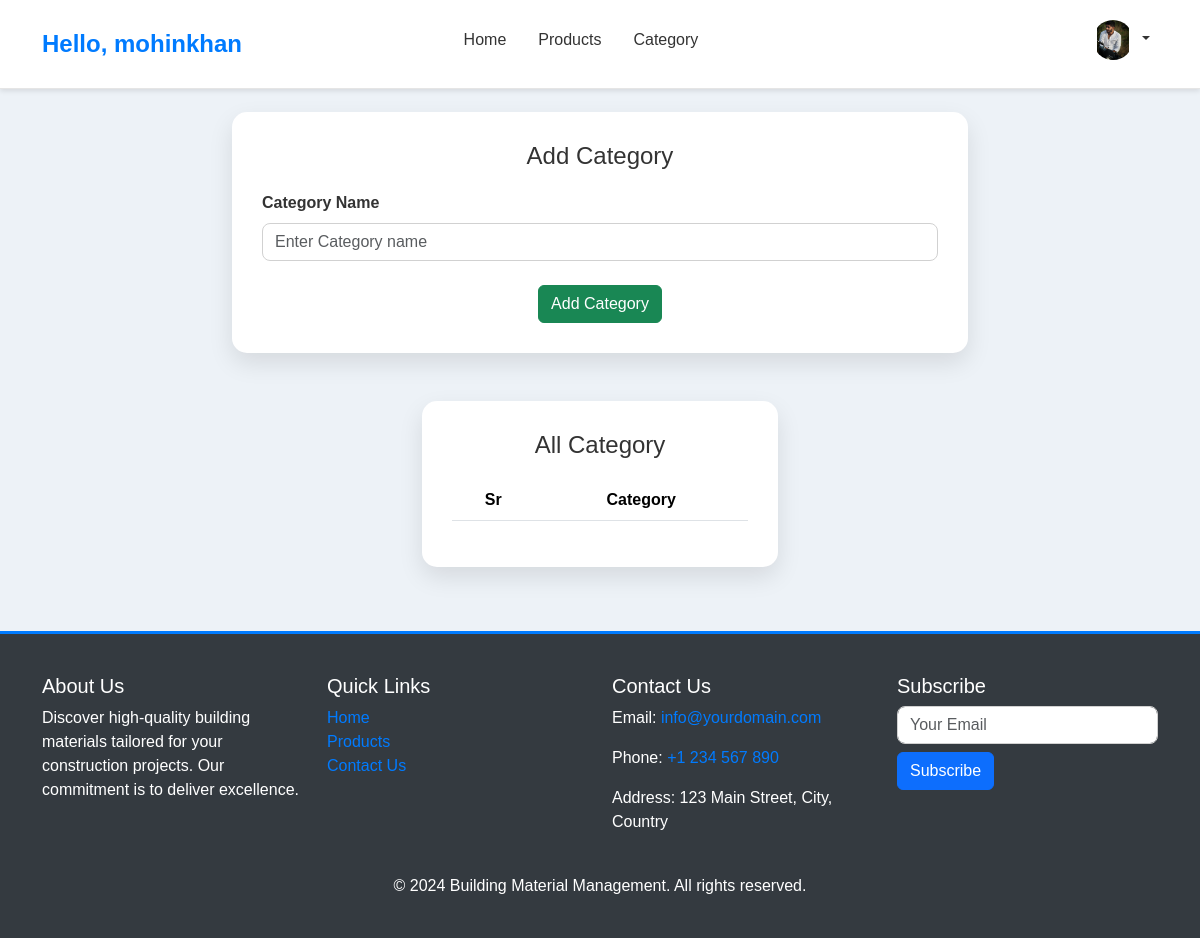
/category/ (signed in), run on an earlier commit of the app's database.
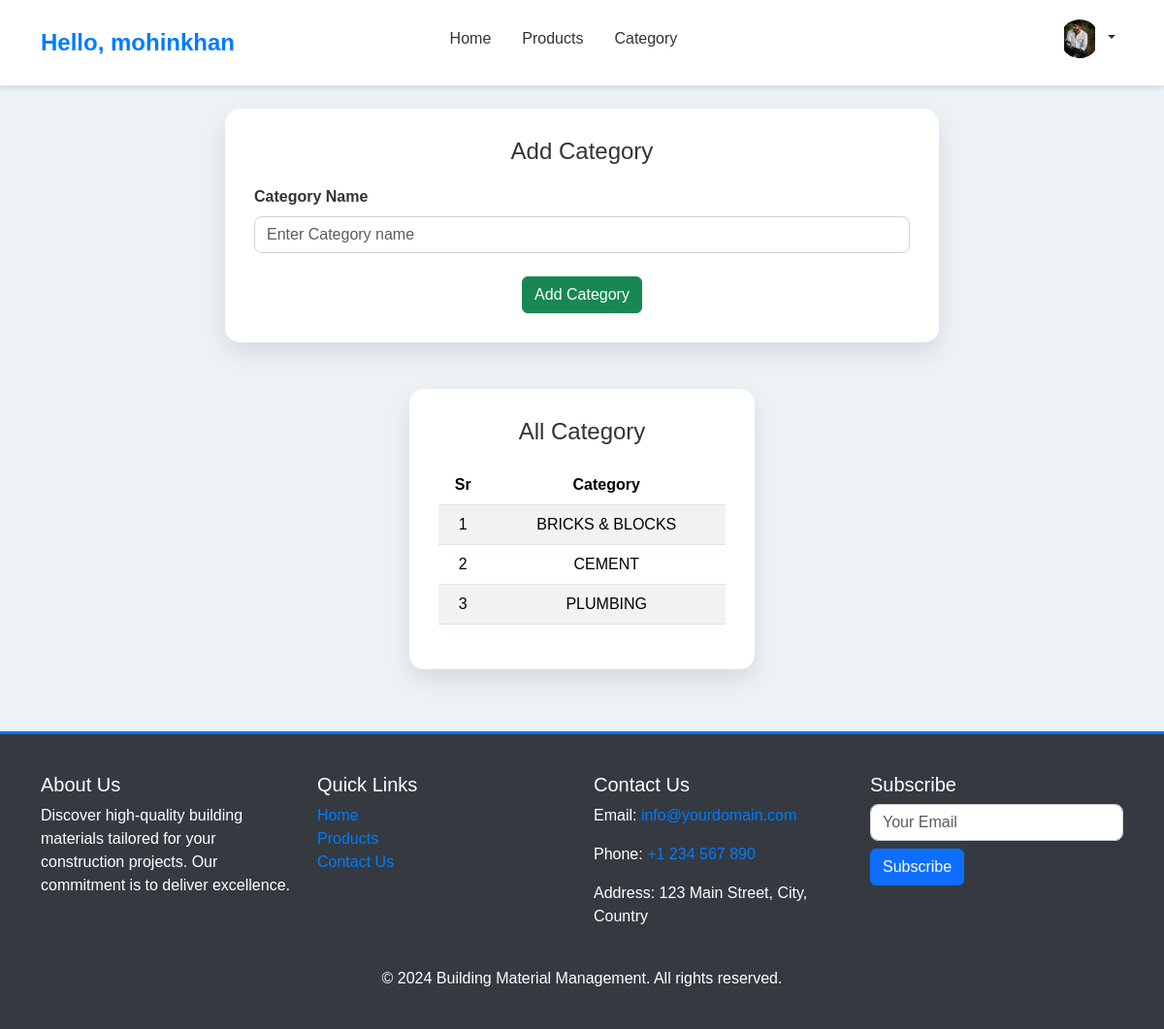
And on a later commit of the database.
### myapp/models.py (models this page shows, shortened)
class Category(models.Model):
    name = models.CharField(max_length=50, unique=True)

### myapp/views.py (the view, shortened to what this page needs)
# urls.py: path('category/', category, name='category'),
def category(request):
    categories = Category.objects.all()  # Fetch all categories when page loads
    return render(request, 'seller-category.html', {'categories': categories})

### myapp/templates/seller-category.html (shortened to what this page needs)
{% extends "seller-header.html" %}
{% load static%}
{% block content %}
</head>
<body>
<div class="container main-container mb-5 py-3 mt-5">
    <div class="row justify-content-center mt-5">
        <div class="col-lg-8">
            <div class="product-form">
                <h3 class="section-title">Add Category</h3>
                <form id="productForm" method="POST" action="{% url 'category' %}">
                    <div class="mb-4">
                        <label for="productName" class="form-label">Category Name</label>
                        <input type="text" class="form-control" name="category" id="" placeholder="Enter Category name">
                    </div>
                    <div class="d-flex justify-content-center">
                        <button type="submit" class="btn btn-success">Add Category</button>
                    </div>
                </form>
            </div>
        </div>
    </div>
    <div class="row justify-content-center mt-5">
        <div class="col-lg-4">
            <div class="product-form">
                <h3 class="section-title">All Category</h3>
                <table class="table table-striped table-hover">
                    <thead class="text-center">
                        <th>Sr</th>
                        <th>Category</th>
                    </thead>
                    <tbody class="text-center">
                        {% for c in categories %}
                        <tr>
                            <td>{{ forloop.counter }}</td>
                            <td>{{ c.name | upper}}</td>
                        </tr>
                        {% endfor %}
                    </tbody>
                </table>
            </div>
        </div>
    </div>
</div>
{% endblock %}

What changed in the data, as far as the page shows it:
added Category: name "BRICKS & BLOCKS"
added Category: name "CEMENT"
added Category: name "PLUMBING"
